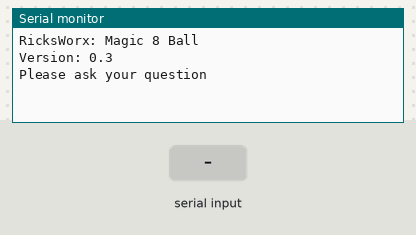
Bench run of a sketch on a simulated ESP32. On the bench: the last lines printed to the serial monitor. The inputs (shaded band) are chosen by the test bench. Random numbers use the default seed unless the sketch sets one.

Above: at 6.2 s.
6.3 s: "1\n" received over Serial
At 7.1 s:
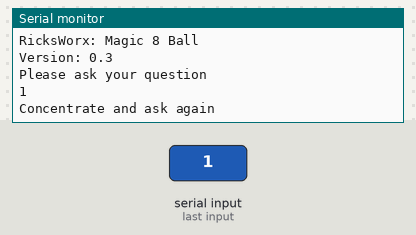
7.8 s: "0\n" received over Serial
At 8.2 s:
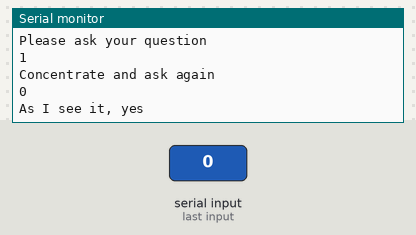
9.3 s: "2\n" received over Serial
At 10.5 s:
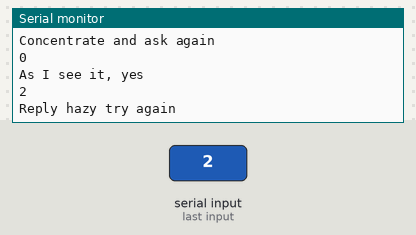
10.8 s: "1\n" received over Serial
At 11.7 s:
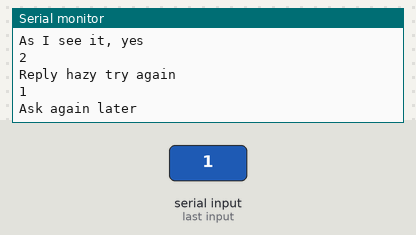
12.3 s: "0\n" received over Serial
At 12.8 s:
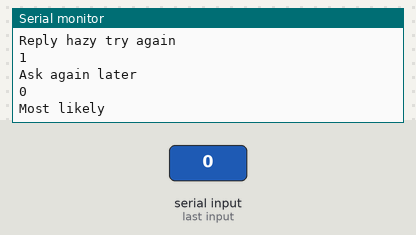
13.8 s: "2\n" received over Serial
At 15.2 s:
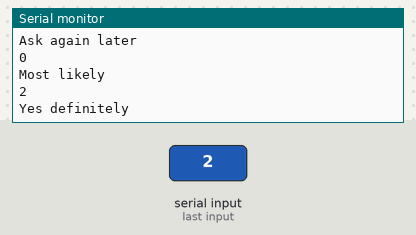
Timing chart, 0 to 16.3 s (numbered marks = the images above; inputs shaded):
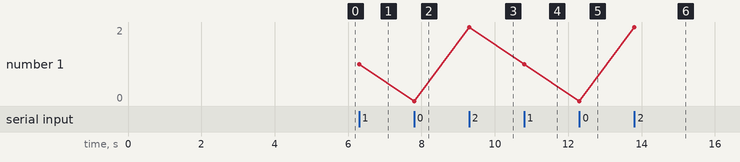

The sketch:

Magic8Ball.ino
```cpp
/* -------------------
   created by JediRick & Nis
   -------------------
   boolean (8 bit) true/false
   byte (8 bit) - unsigned number from 0-255
   char (8 bit) - signed number from -128 to 127
   unsigned char (8 bit) - same as byte
   word (16 bit) - unsigned number from 0-65535
   unsigned int (16 bit)- the same as word
   int (16 bit) - signed number from -32768 to 32767
   unsigned long (32 bit) - unsigned number from 0-4,294,967,295  Usually for millis
   long (32 bit) - signed number from -2,147,483,648 to 2,147,483,647
   float (32 bit) - signed number from -3.4028235E38 to 3.4028235E38  Floating point not native so avoid if you can
*/

const String p_project = "Magic 8 Ball";
const uint8_t version_hi = 0;
const uint8_t version_lo = 3;
const byte charCount = 64;
char serialData[charCount];
const String responses[] = {
  "It is certain",
  "Without a doubt",
  "You may rely on it",
  "Yes definitely",
  "It is decidedly so",
  "As I see it, yes",
  "Most likely",
  "Yes",
  "Outlook good",
  "Signs point to yes",
  "Reply hazy try again",
  "Better not tell you now",
  "Ask again later",
  "Cannot predict now",
  "Concentrate and ask again",
  "Don’t count on it",
  "Outlook not so good",
  "My sources say no",
  "Very doubtful",
  "My reply is no"
};

void versionPrint (void) {
  Serial.print("RicksWorx: ");
  Serial.println(p_project);
  Serial.print("Version: ");
  Serial.print(version_hi);
  Serial.print('.');
  Serial.print(version_lo);
  Serial.println("");
}

void setup() {
  delay(5000);
  Serial.begin(9600);
  versionPrint();
  randomSeed(analogRead(26));
  Serial.println("Please ask your question");
}

void generateAnswer() {
  int generateRando = random(1, 20);
  Serial.println("");
  Serial.println(responses[generateRando]);
}

#define EOL '\n'

void waitForQuestion() {
  char endMarker = EOL;
  char rc;
  while (!Serial.available ());
  do {
    rc = Serial.read ();
    if (1) {
      if (((rc > 31) && (rc < 127)) || (rc == 8)) {
        if (rc == 8) {
          Serial.print(rc);
          Serial.print(' ');
        }
        Serial.print(rc);
      }
    }
  }
  while (rc != endMarker);
  generateAnswer();
}

void loop() {
  waitForQuestion();
}
```

Measured:
- after the input at 6.3 s, the serial monitor: prints a new line at once (image 1)
- after the input at 7.8 s, the serial monitor: prints a new line at once (image 2)
- after the input at 9.3 s, the serial monitor: prints a new line at once (image 3)
- after the input at 10.8 s, the serial monitor: prints a new line at once (image 4)
- after the input at 12.3 s, the serial monitor: prints a new line at once (image 5)
- after the input at 13.8 s, the serial monitor: prints a new line at once (image 6)
- plotted number 1: 1 → 0 after the input at 7.8 s, 0 → 2 after the input at 9.3 s, 2 → 1 after the input at 10.8 s, 1 → 0 after the input at 12.3 s, 0 → 2 after the input at 13.8 s
